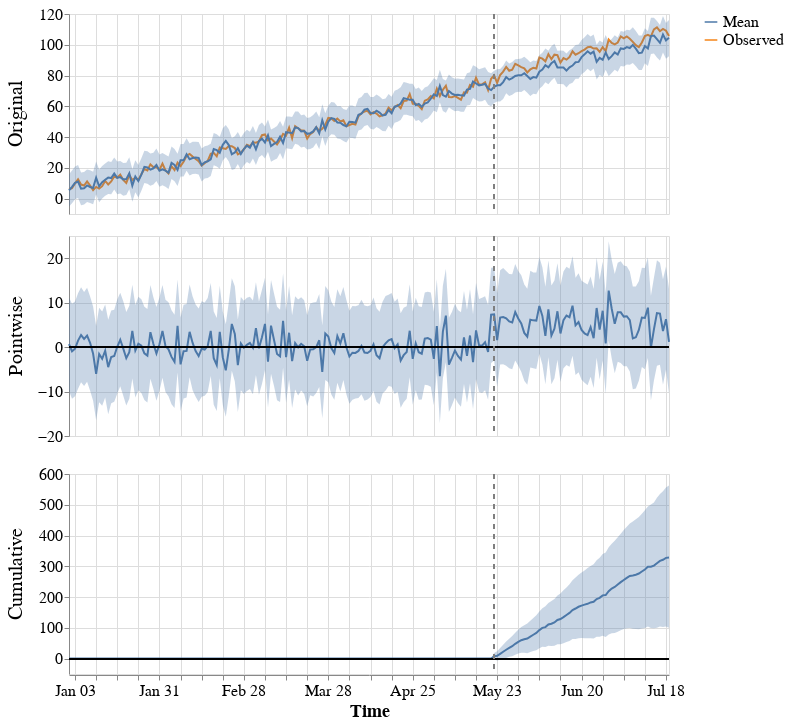

The notebook cell this image was saved under:
### Code cell
causalimpact.plot(c)

### Figure 1 — Vega-Lite specification as saved in the notebook (floating-point values rounded to 4 significant figures; data arrays with more than 128 entries replaced by an {"elided": "..."} marker saying what was removed)
{"config": {"view": {"continuousWidth": 300, "continuousHeight": 300}, "axis": {"labelFontSize": 16, "titleFontSize": 18}, "background": "white", "header": {"labelFontSize": 20}}, "data": {"name": "data-3fdae82687578774a3a7b4d0b29c2bcc"}, "facet": {"row": {"field": "scale_pretty", "sort": ["Original", "Pointwise", "Cumulative"], "title": "", "type": "nominal"}}, "spec": {"layer": [{"mark": {"type": "line"}, "encoding": {"color": {"field": "stat_pretty", "legend": {"labelFontSize": 16, "symbolSize": 160, "title": ""}, "type": "nominal"}, "x": {"field": "time", "title": "Time", "type": "temporal"}, "y": {"field": "value", "scale": {"zero": false}, "title": "", "type": "quantitative"}}}, {"mark": {"type": "area", "opacity": 0.3}, "encoding": {"x": {"field": "time", "title": "Time", "type": "temporal"}, "y": {"field": "upper", "type": "quantitative"}, "y2": {"field": "lower"}}}, {"mark": {"type": "rule"}, "encoding": {"y": {"field": "zero", "type": "quantitative"}}}, {"mark": {"type": "rule", "strokeDash": [5, 5]}, "encoding": {"color": {"value": "grey"}, "x": {"field": "post_period_start", "type": "temporal"}}}], "height": 200, "width": 600}, "resolve": {"scale": {"y": "independent"}}, "$schema": "https://vega.github.io/schema/vega-lite/v5.17.0.json", "datasets": {"data-3fdae82687578774a3a7b4d0b29c2bcc": {"elided": "800 records"}}}
